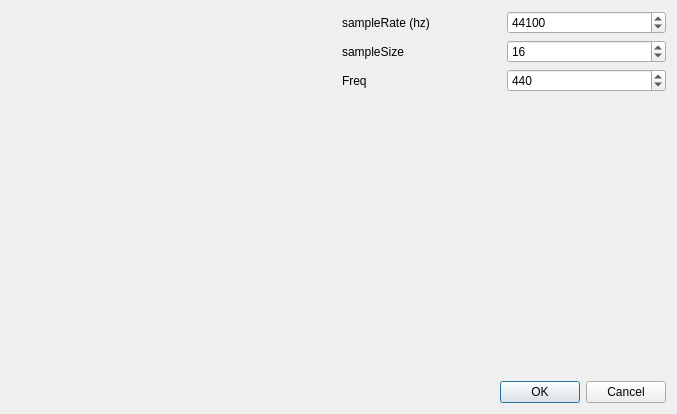
<?xml version="1.0" encoding="UTF-8"?>
<ui version="4.0">
 <class>SoundAnalyser</class>
 <widget class="QDialog" name="SoundAnalyser">
  <property name="geometry">
   <rect>
    <x>0</x>
    <y>0</y>
    <width>677</width>
    <height>414</height>
   </rect>
  </property>
  <property name="windowTitle">
   <string>Dialog</string>
  </property>
  <layout class="QVBoxLayout" name="verticalLayout">
   <item>
    <layout class="QHBoxLayout" name="horizontalLayout">
     <item>
      <widget class="QwtPlot" name="qwtPlot"/>
     </item>
     <item>
      <layout class="QGridLayout" name="gridLayout">
       <item row="2" column="1">
        <widget class="QSpinBox" name="freq">
         <property name="maximum">
          <number>25000</number>
         </property>
         <property name="value">
          <number>440</number>
         </property>
        </widget>
       </item>
       <item row="0" column="0">
        <widget class="QLabel" name="label">
         <property name="text">
          <string>sampleRate (hz)</string>
         </property>
        </widget>
       </item>
       <item row="0" column="1">
        <widget class="QSpinBox" name="sampleRate">
         <property name="maximum">
          <number>99999999</number>
         </property>
         <property name="value">
          <number>44100</number>
         </property>
        </widget>
       </item>
       <item row="2" column="0">
        <widget class="QLabel" name="label_2">
         <property name="text">
          <string>Freq</string>
         </property>
        </widget>
       </item>
       <item row="1" column="0">
        <widget class="QLabel" name="label_3">
         <property name="text">
          <string>sampleSize</string>
         </property>
        </widget>
       </item>
       <item row="1" column="1">
        <widget class="QSpinBox" name="sampleSize">
         <property name="maximum">
          <number>32</number>
         </property>
         <property name="singleStep">
          <number>8</number>
         </property>
         <property name="value">
          <number>16</number>
         </property>
        </widget>
       </item>
       <item row="3" column="0">
        <spacer name="verticalSpacer">
         <property name="orientation">
          <enum>Qt::Vertical</enum>
         </property>
         <property name="sizeHint" stdset="0">
          <size>
           <width>20</width>
           <height>40</height>
          </size>
         </property>
        </spacer>
       </item>
      </layout>
     </item>
    </layout>
   </item>
   <item>
    <widget class="QDialogButtonBox" name="buttonBox">
     <property name="orientation">
      <enum>Qt::Horizontal</enum>
     </property>
     <property name="standardButtons">
      <set>QDialogButtonBox::Cancel|QDialogButtonBox::Ok</set>
     </property>
    </widget>
   </item>
  </layout>
 </widget>
 <customwidgets>
  <customwidget>
   <class>QwtPlot</class>
   <extends>QFrame</extends>
   <header>qwt_plot.h</header>
  </customwidget>
 </customwidgets>
 <resources/>
 <connections>
  <connection>
   <sender>buttonBox</sender>
   <signal>accepted()</signal>
   <receiver>SoundAnalyser</receiver>
   <slot>accept()</slot>
   <hints>
    <hint type="sourcelabel">
     <x>248</x>
     <y>254</y>
    </hint>
    <hint type="destinationlabel">
     <x>157</x>
     <y>274</y>
    </hint>
   </hints>
  </connection>
  <connection>
   <sender>buttonBox</sender>
   <signal>rejected()</signal>
   <receiver>SoundAnalyser</receiver>
   <slot>reject()</slot>
   <hints>
    <hint type="sourcelabel">
     <x>316</x>
     <y>260</y>
    </hint>
    <hint type="destinationlabel">
     <x>286</x>
     <y>274</y>
    </hint>
   </hints>
  </connection>
 </connections>
</ui>
